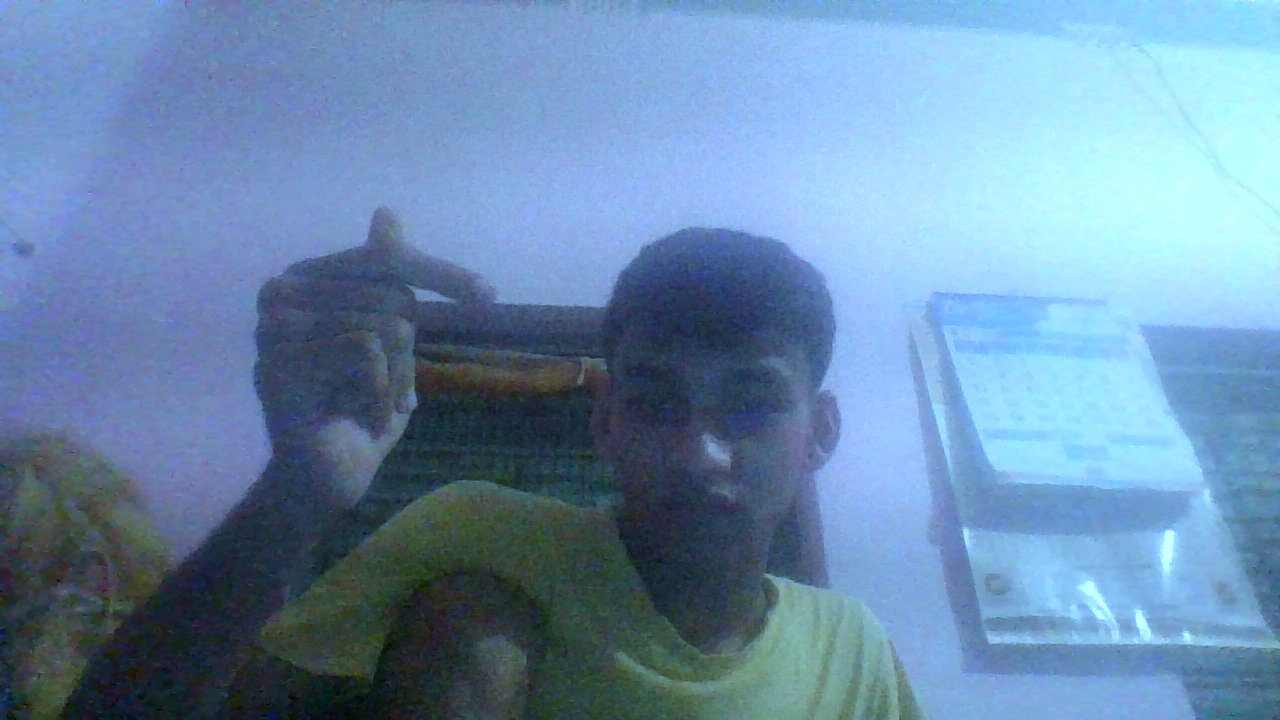
#> input picture captures/capture_arctic_blue_20260809_182157.png, 1280 x 720 px
$ python -i noir.py   (imports and definitions only)
#> lines starting #> are read from the running program, lines starting #| are printed output that depends on the picture
#> further down, picture is the input picture: shape (720, 1280, 3); mean B, G, R 172.5, 139.7, 106
"""
noir.py - Filter 1: Noir (High-contrast black & white, filmic).

Technique: Grayscale conversion -> S-curve contrast LUT -> film grain -> 3-channel BGR.
"""

import cv2
import numpy as np

# Precomputed S-curve contrast LUT
_NOIR_LUT = np.zeros((256, 1), dtype=np.uint8)
# [5 lines not run here, left out]


def apply_noir(frame: np.ndarray) -> np.ndarray:
    """Apply Noir high-contrast filmic black & white filter to frame."""
    gray = cv2.cvtColor(frame, cv2.COLOR_BGR2GRAY)
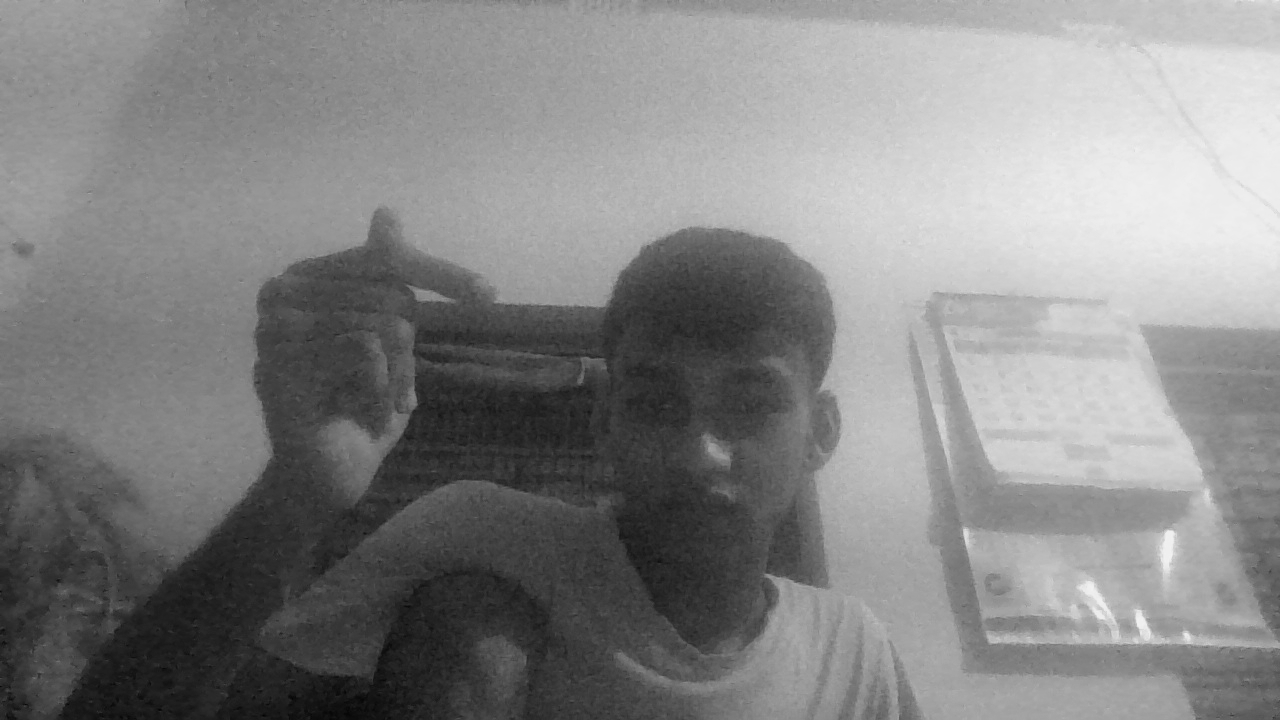
#> gray: shape (720, 1280); min 2, max 241, mean 133.4
    contrast_gray = cv2.LUT(gray, _NOIR_LUT)
#> contrast_gray: shape (720, 1280); every value is 0

    # Convert back to 3-channel BGR
    bgr = cv2.cvtColor(contrast_gray, cv2.COLOR_GRAY2BGR)
#> bgr: shape (720, 1280, 3); every value is 0

    # Add subtle filmic grain
    h, w, _ = frame.shape
#> h = 720; w = 1280
    noise = np.random.randint(-12, 13, (h, w, 1), dtype=np.int16)
    bgr_int = bgr.astype(np.int16) + noise
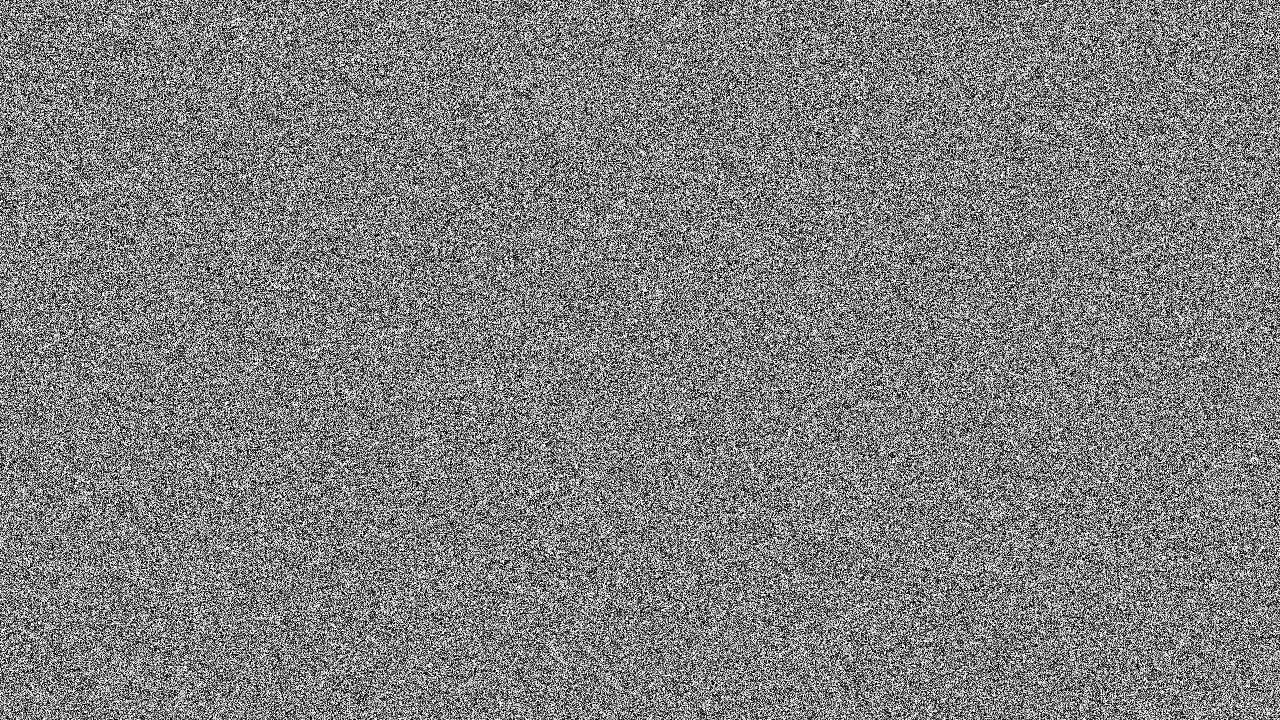
#> bgr_int: shape (720, 1280, 3) int16; min -12, max 12, mean -0.00416; drawn with min black and max white
    return np.clip(bgr_int, 0, 255).astype(np.uint8)
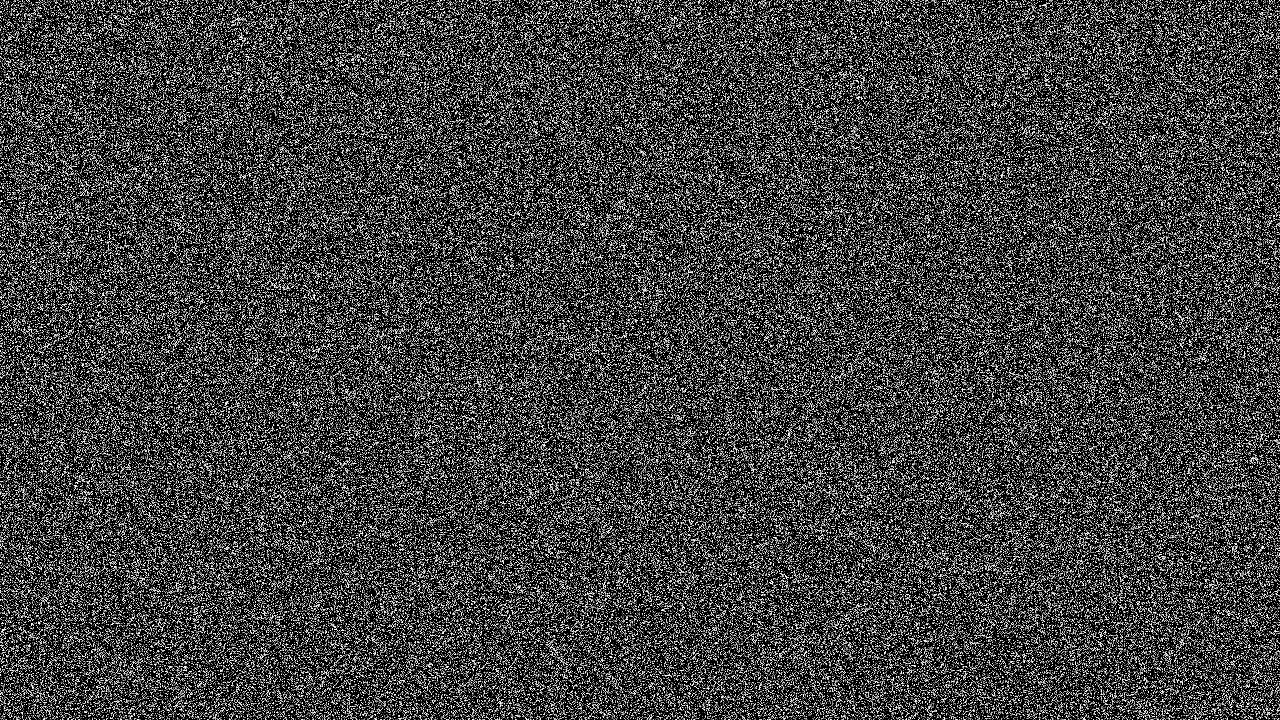
#> returned value: shape (720, 1280, 3); min 0, max 12, mean 3.12; drawn with min black and max white

>>> import cv2
>>> picture = cv2.imread('../captures/capture_arctic_blue_20260809_182157.png')
>>> result = apply_noir(picture)

$ run again, on captures/capture_arctic_blue_20260809_183205.png
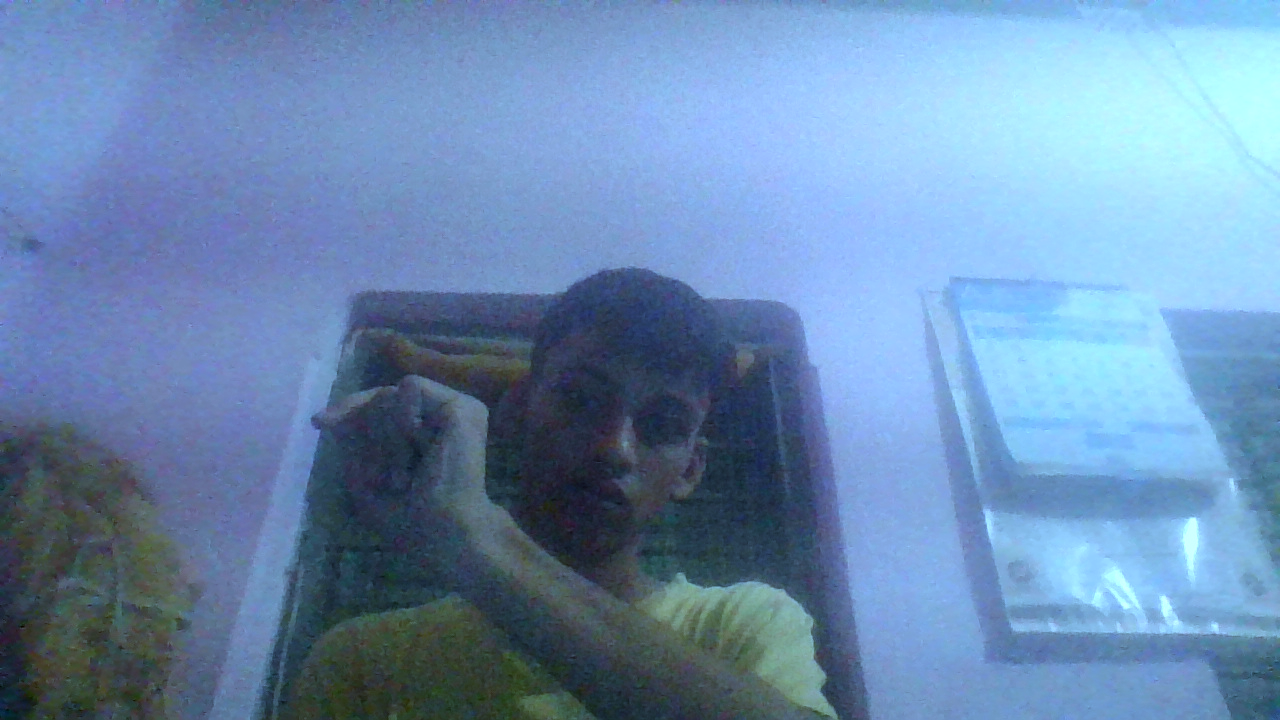
#> input picture captures/capture_arctic_blue_20260809_183205.png, 1280 x 720 px
#> picture is the input picture: shape (720, 1280, 3); mean B, G, R 177.3, 139.8, 106.9
#> in apply_noir, `gray = cv2.cvtColor(frame, cv2.COLOR_BGR2GRAY)`:
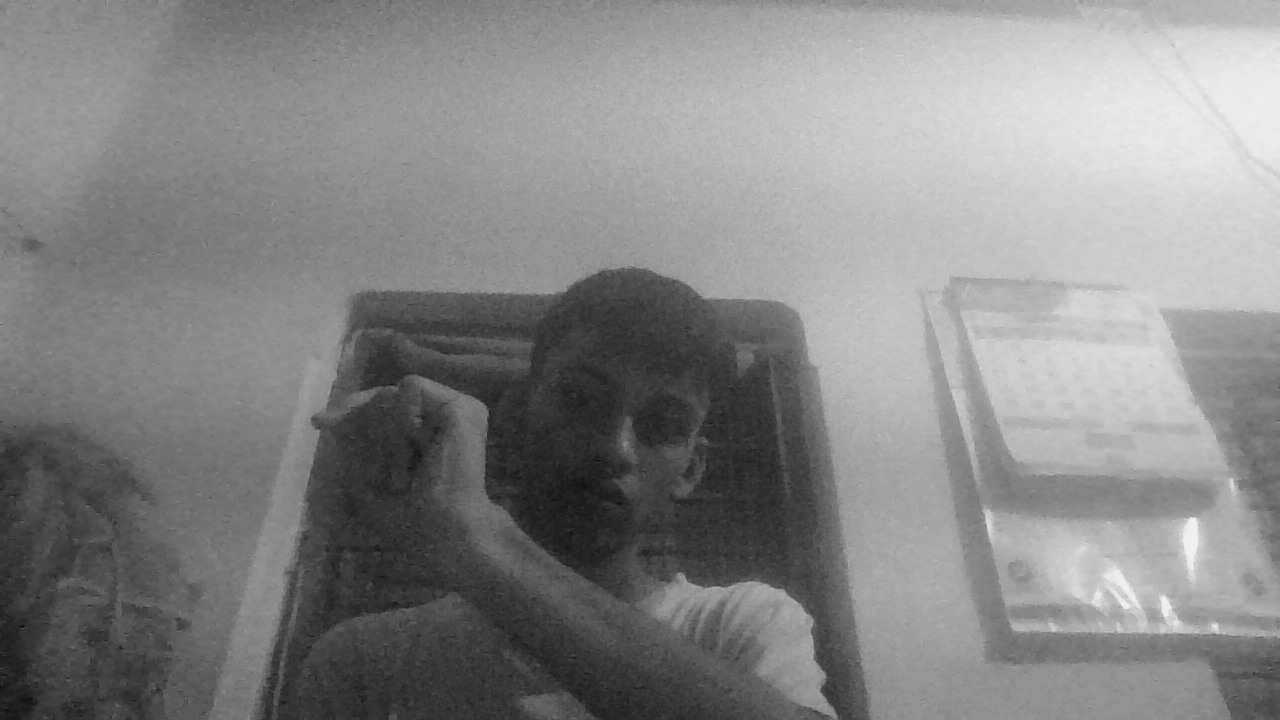
#> gray: shape (720, 1280); min 4, max 242, mean 134.2
#> contrast_gray: shape (720, 1280); every value is 0
#> bgr: shape (720, 1280, 3); every value is 0
